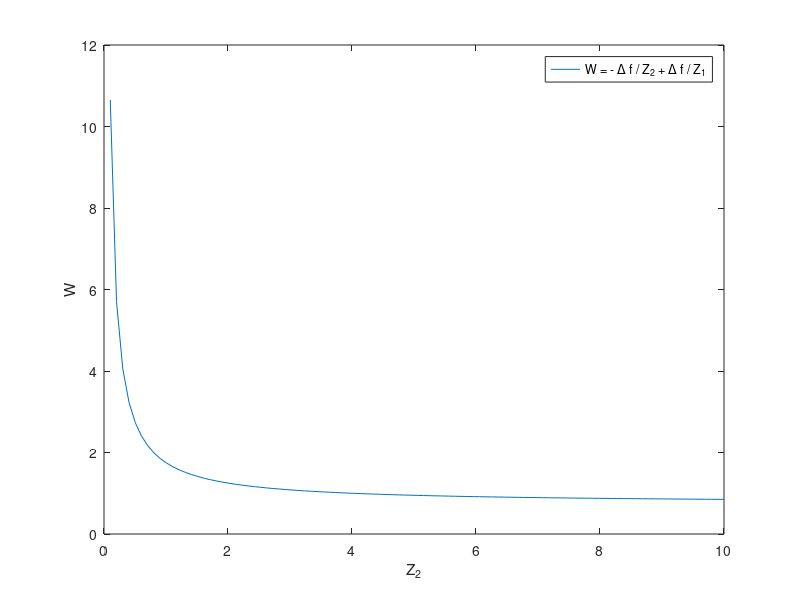

The MATLAB script that drew this image:
x = linspace(0,10);
y = 1./x+0.75;
plot(x, y);
xlabel('Z_2');
ylabel('W');
legend('W = - \Delta f / Z_2 + \Delta f / Z_1');